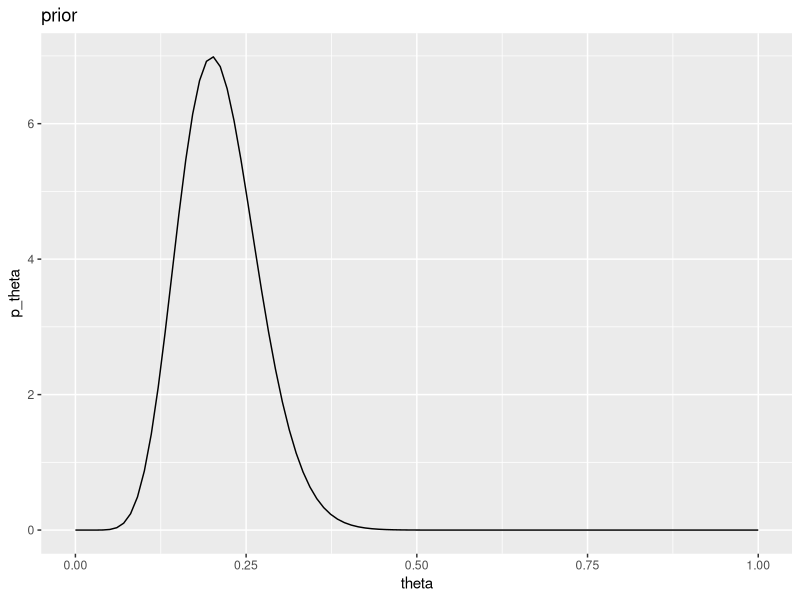
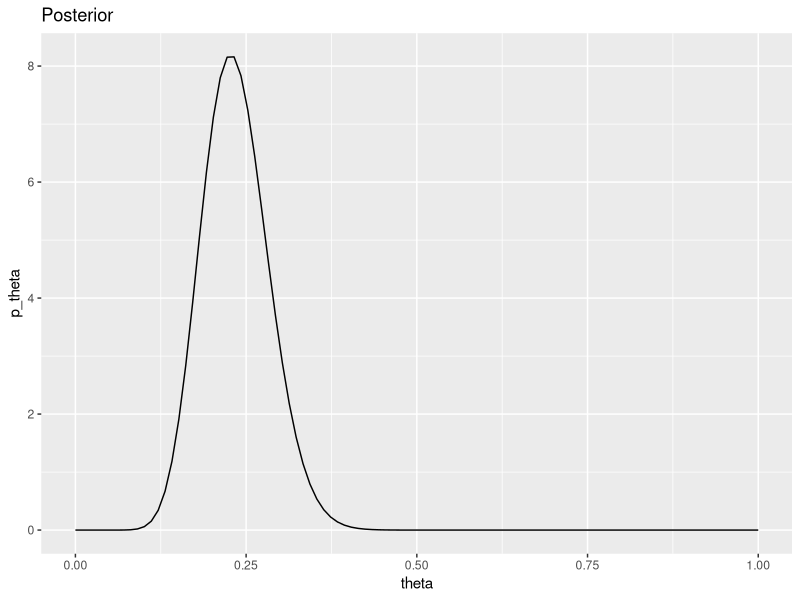

Write R code to recreate these figures, in order.
## ---- chunk 1
library(tidyverse)
## ---- chunk 2
# we want to plot a beta dist with a = 10.6, b = 39.4
a = 10.6
b = 39.4

# want to find what these are for a given mode and 
## ---- chunk 3
plot_df = data.frame(theta = seq(from = 0, to = 1, length.out = 100)) %>% # seq function makes equally spaced values
  mutate(p_theta = dbeta(theta, shape1 = a, shape2 = b))
## ---- chunk 4
plot_df %>% ggplot(aes(x = theta, y = p_theta)) + 
  geom_line() +
  labs(title = "prior")
## ---- chunk 5
N = 25
z = 7
a_post = a + z
b_post = b + N - z
## ---- chunk 6
post_plot_df = data.frame(theta = seq(from = 0, to = 1, length.out = 100)) %>% # seq function makes equally spaced values
  mutate(p_theta = dbeta(theta, shape1 = a_post, shape2 = b_post))

post_plot_df %>% ggplot(aes(x = theta, y = p_theta)) + 
  geom_line() +
  labs(title = "Posterior")
## ---- chunk 7
# this is like the equivelent of a frequentist confidence interval
qbeta(0.975, shape = a_post, shape2 = b_post)
qbeta(0.025, shape = a_post, shape2 = b_post)
